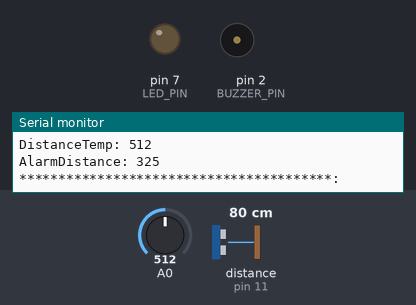
Recording of a sketch running on a simulated Arduino Uno, built with avr-gcc and run on an emulated ATmega328P. Parts: output pins drawn as LEDs (lit = HIGH), buzzer (waves = sounding, pin HIGH), the last lines printed to the serial monitor. The test bench sets the inputs (shaded band); at power-on: A0 = 512, distance to the obstacle (sensor on pin 11) 80 cm. The echo pulse lasts 58.3 µs per cm.

Above: at 0.1 s.
At 4.2 s:
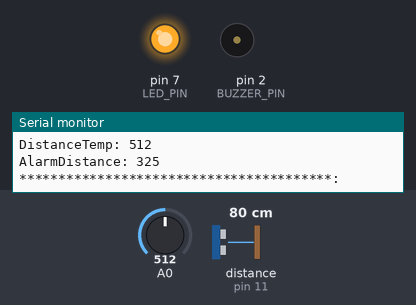
4.3 s: A0 set to 988
At 6.2 s:
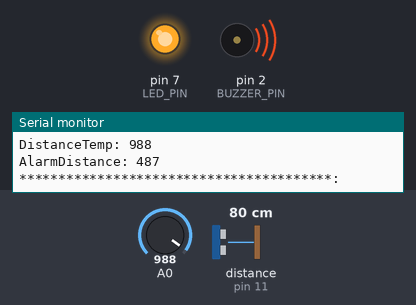
6.6 s: A0 set to 1012
Timing chart, 0 to 9.6 s (numbered marks = the images above; inputs shaded):
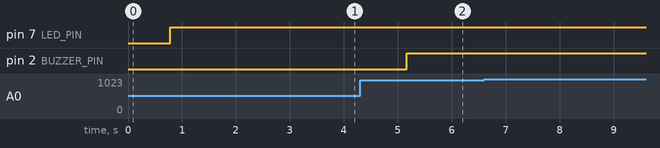

The sketch:

TOMproject.ino
```cpp
#include <NewPing.h>


bool ActiveBuzzer=false;
bool Activeled=false;
bool SystemActive=false;
bool ActiveLaser=false;
int ActiveDistance=0;
int DistanceTemp=0;
int AlarmDistance=0;
unsigned long Time=0;
unsigned long TimeForBuzzer =0;
int Second=0;
int CurrentDistance=0;
float filter=1000;

#define TRIGGER_PIN  12  // Arduino pin tied to trigger pin on the ultrasonic sensor.
#define ECHO_PIN     11  // Arduino pin tied to echo pin on the ultrasonic sensor.
#define MAX_DISTANCE 500 // Maximum distance we want to ping for (in centimeters). Maximum sensor distance is rated at 400-500cm.
#define LED_PIN 7 //sign led pin
#define BUZZER_PIN 2 //buzer pin
#define INDICATION_PIN 4 //green led
#define LASER_PIN 3

NewPing sonar(TRIGGER_PIN, ECHO_PIN, MAX_DISTANCE); // NewPing setup of pins and maximum distance.

void setup() {
  Serial.begin(115200); // Open serial monitor at 115200 baud to see ping results.
  pinMode (LED_PIN, OUTPUT);
  pinMode (BUZZER_PIN, OUTPUT);
}

void loop() {
  CurrentDistance=sonar.ping_cm();
  if ( CurrentDistance ==0)
     CurrentDistance=500;

  filter = 0.9 * filter + (float)CurrentDistance * 0.1;

  CurrentDistance = (int)filter;

  if(millis()-Time>999){
    Time=millis();

    if (CurrentDistance<AlarmDistance){
      Second++;
    }
    else{
      Second=0;
    }
  }


    DistanceTemp = analogRead(A0);
    AlarmDistance = map(DistanceTemp,0,1024,150,500);

    if (CurrentDistance<AlarmDistance)
    {

     Activeled=true;

      if (Second>4){
        ActiveBuzzer=true;  //turn buzzer on
    }

    }
    else
    {
     ActiveLaser=false;
     Activeled=false;
     ActiveBuzzer=false;
   }


    //Actuate
   if (ActiveLaser){
     digitalWrite(3,HIGH);
    }
    else{
     digitalWrite(3,LOW);
    }


    if (Activeled){
     digitalWrite(7,HIGH);
    }
    else{
     digitalWrite(7,LOW);
    }

    if (ActiveBuzzer){
      if(Second>0)
      {

      digitalWrite(BUZZER_PIN,HIGH);
      }
    }
    else{
      digitalWrite(BUZZER_PIN,LOW);
    }


  delay(50);                     // Wait 50ms between pings (about 20 pings/sec). 29ms should be the shortest delay between pings.
    Serial.print("Ping: ");
    Serial.print(CurrentDistance); // Send ping, get distance in cm and print result (0 = outside set distance range)
    Serial.println("cm");
    Serial.print("ActiveBuzzer: ");
     Serial.println(ActiveBuzzer);
    Serial.print("Activeled: ");
     Serial.println(Activeled);
    Serial.print("SystemActive: ");
     Serial.println(SystemActive);
    Serial.print("ActiveLaser: ");
     Serial.println(ActiveLaser);
    Serial.print("Second: ");
     Serial.println(Second);
    Serial.print("DistanceTemp: ");
     Serial.println(DistanceTemp);
    Serial.print("AlarmDistance: ");
     Serial.println(AlarmDistance);
     Serial.println("****************************************: ");
}
```
